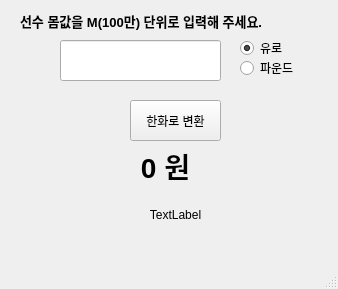
<?xml version="1.0" encoding="UTF-8"?>
<ui version="4.0">
 <class>MainWindow</class>
 <widget class="QMainWindow" name="MainWindow">
  <property name="geometry">
   <rect>
    <x>0</x>
    <y>0</y>
    <width>338</width>
    <height>289</height>
   </rect>
  </property>
  <property name="windowTitle">
   <string>축구선수 몸값 계산기</string>
  </property>
  <widget class="QWidget" name="centralwidget">
   <widget class="QLabel" name="dp_curr">
    <property name="geometry">
     <rect>
      <x>10</x>
      <y>150</y>
      <width>311</width>
      <height>31</height>
     </rect>
    </property>
    <property name="font">
     <font>
      <pointsize>21</pointsize>
      <weight>75</weight>
      <bold>true</bold>
     </font>
    </property>
    <property name="text">
     <string>0 원</string>
    </property>
    <property name="alignment">
     <set>Qt::AlignCenter</set>
    </property>
   </widget>
   <widget class="QPushButton" name="change_btn">
    <property name="geometry">
     <rect>
      <x>130</x>
      <y>100</y>
      <width>91</width>
      <height>41</height>
     </rect>
    </property>
    <property name="text">
     <string>한화로 변환</string>
    </property>
   </widget>
   <widget class="QRadioButton" name="select_eur">
    <property name="geometry">
     <rect>
      <x>240</x>
      <y>40</y>
      <width>90</width>
      <height>16</height>
     </rect>
    </property>
    <property name="text">
     <string>유로</string>
    </property>
    <property name="checked">
     <bool>true</bool>
    </property>
   </widget>
   <widget class="QRadioButton" name="select_gbp">
    <property name="geometry">
     <rect>
      <x>240</x>
      <y>60</y>
      <width>90</width>
      <height>16</height>
     </rect>
    </property>
    <property name="text">
     <string>파운드</string>
    </property>
   </widget>
   <widget class="QLineEdit" name="transfer_fee">
    <property name="geometry">
     <rect>
      <x>60</x>
      <y>40</y>
      <width>161</width>
      <height>41</height>
     </rect>
    </property>
    <property name="inputMask">
     <string/>
    </property>
    <property name="text">
     <string/>
    </property>
    <property name="alignment">
     <set>Qt::AlignCenter</set>
    </property>
    <property name="readOnly">
     <bool>false</bool>
    </property>
    <property name="clearButtonEnabled">
     <bool>true</bool>
    </property>
   </widget>
   <widget class="QLabel" name="label">
    <property name="geometry">
     <rect>
      <x>20</x>
      <y>0</y>
      <width>291</width>
      <height>41</height>
     </rect>
    </property>
    <property name="font">
     <font>
      <pointsize>10</pointsize>
      <weight>75</weight>
      <bold>true</bold>
     </font>
    </property>
    <property name="text">
     <string>선수 몸값을 M(100만) 단위로 입력해 주세요.</string>
    </property>
   </widget>
   <widget class="QLabel" name="exchange_curr_info">
    <property name="geometry">
     <rect>
      <x>30</x>
      <y>199</y>
      <width>291</width>
      <height>31</height>
     </rect>
    </property>
    <property name="text">
     <string>TextLabel</string>
    </property>
    <property name="alignment">
     <set>Qt::AlignCenter</set>
    </property>
   </widget>
  </widget>
  <widget class="QMenuBar" name="menubar">
   <property name="geometry">
    <rect>
     <x>0</x>
     <y>0</y>
     <width>338</width>
     <height>21</height>
    </rect>
   </property>
  </widget>
  <widget class="QStatusBar" name="statusbar"/>
 </widget>
 <resources/>
 <connections/>
</ui>
